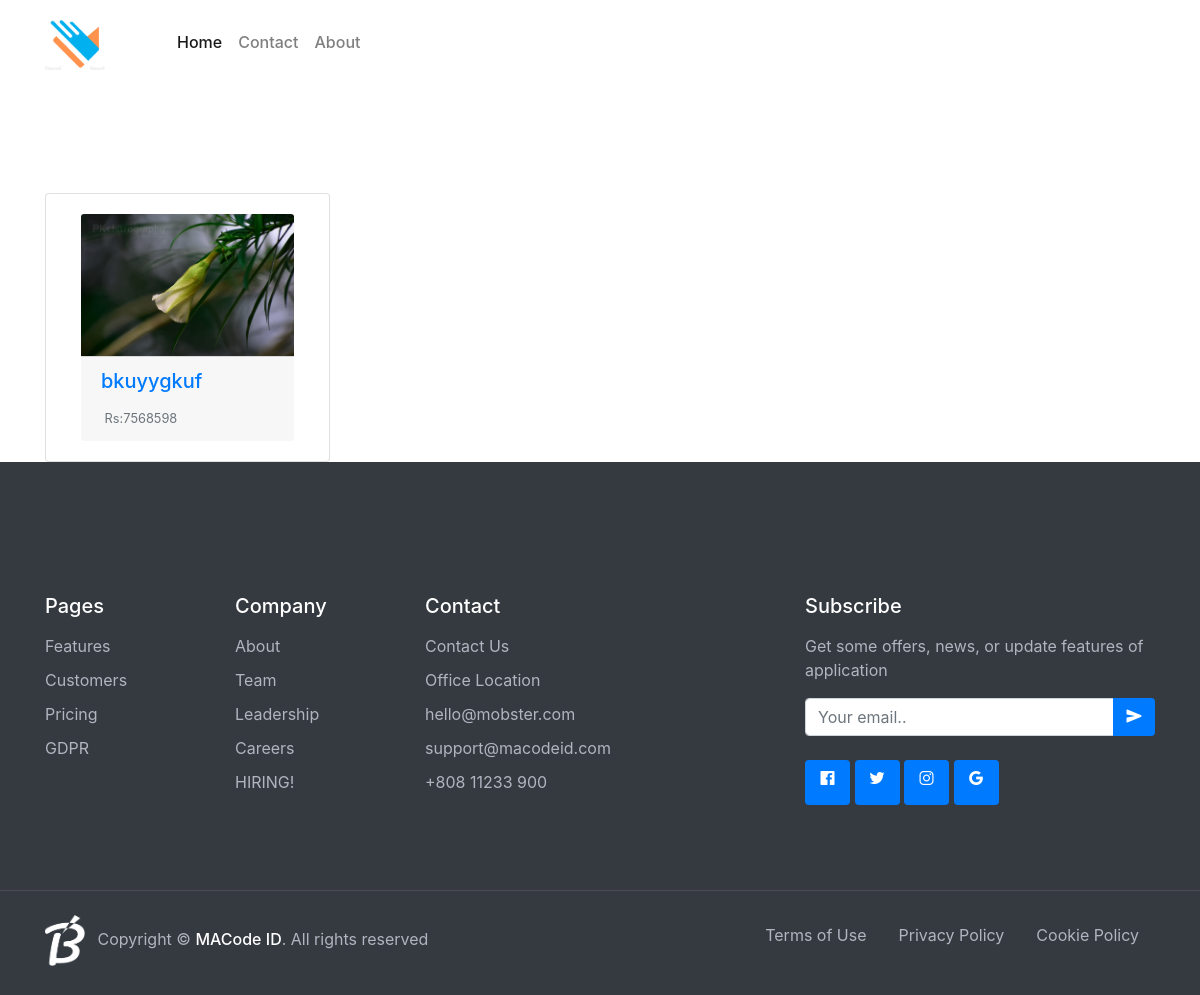
The page /category/13/ on the database its author committed.
### printapp/models.py (models this page shows, shortened)
class stamp(models.Model):
    name=models.CharField(max_length=25,default="")
    slug=models.SlugField(default="")
    category = models.ForeignKey('Category', null=True, blank=True, on_delete=models.CASCADE,)
    productimage= models.ImageField(upload_to ='productimage/',default="")
    price=models.CharField(max_length=25,default="Rs:")
    publish=models.DateTimeField(auto_now_add=True)
    class Meta:
        ordering=('-publish',)

### printapp/views.py (the view)
# urls.py: path('category/<int:pk>/', views.stamp_detail_view.as_view(),name='stampdetails'),
class stamp_detail_view(DetailView):
    model = stamp
    template_name='printapp/stamp_details.html'
    context_object_name = 'con'

### templates/printapp/stamp_details.html
{%extends 'printapp/base.html'%}
<!DOCTYPE html> {%load static%}{%block title_block%}stamps chitrography{%endblock%}{%block content%}
<div id="shopping" class="container" style="align:">
    <div class="card-deck row row-cols-2 row-cols-md-4" style="margin-top: 90px; ">
        <div class="card col col-lg-3 col-sm-3 col-xs-3 " style="margin-top: 20px;">
            <div class="card-body ">
                <a href="#">
                    <img src="{{con.productimage.url}}  " class="card-img-top " alt="... ">
                    <div class="card-footer ">
                        <h5 class="card-title ">{{con.name}}</h5>
                        <small class="text-muted "> &nbsp;{{con.price}}</small>
                    </div>
                </a>
            </div>
        </div>
    </div>
</div>
{%endblock%}

### static/css/mobster.css (style rules this page uses)
:root { --primary: #3D58F3; --secondary: #A52EFF; --success: #0ABF9E; --warning: #E89E09; --info: #4699F8; --danger: #F13057; --indigo: #602FDA; --dark: #383340; --light: #F0EEF5; --gray: #6b6872; --white: #fff; --font-family: 'Quicksand', Arial, Helvetica, sans-serif; --line-height: 1.7; }
body { font-family: 'Quicksand', Arial, Helvetica, sans-serif; font-size: 16px; line-height: 1.7; color: #383340; }
a { color: #526bf5; }
h1, h2, h3, h4, h5, h6, .h1, .h2, .h3, .h4, .h5, .h6 { line-height: 1.25; }
h5, .h5 { font-size: 1.3125rem; }

### rows shown on the page
stamp: productimage (picture), name "bkuyygkuf", price "Rs:7568598"
